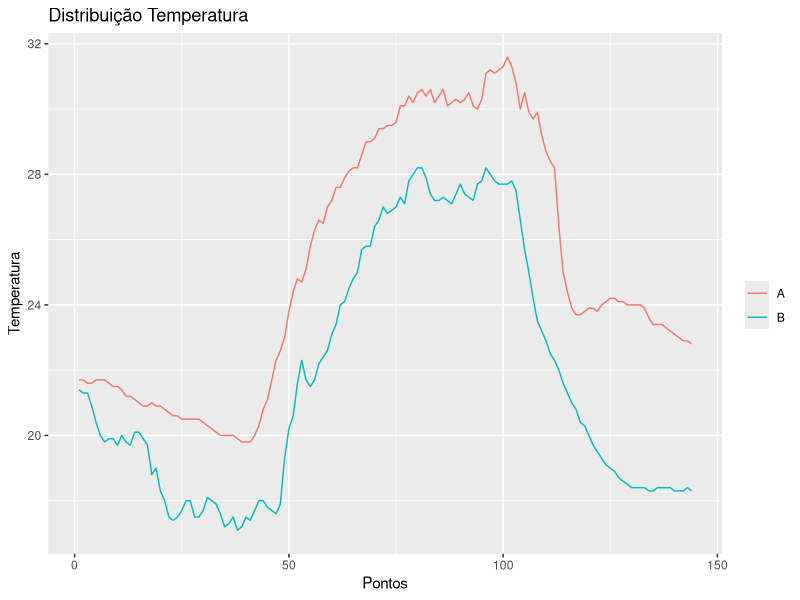
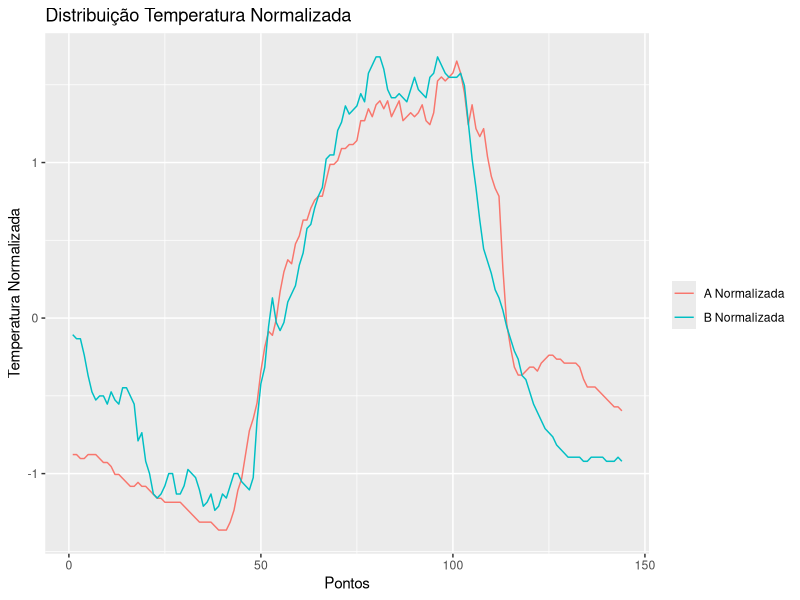
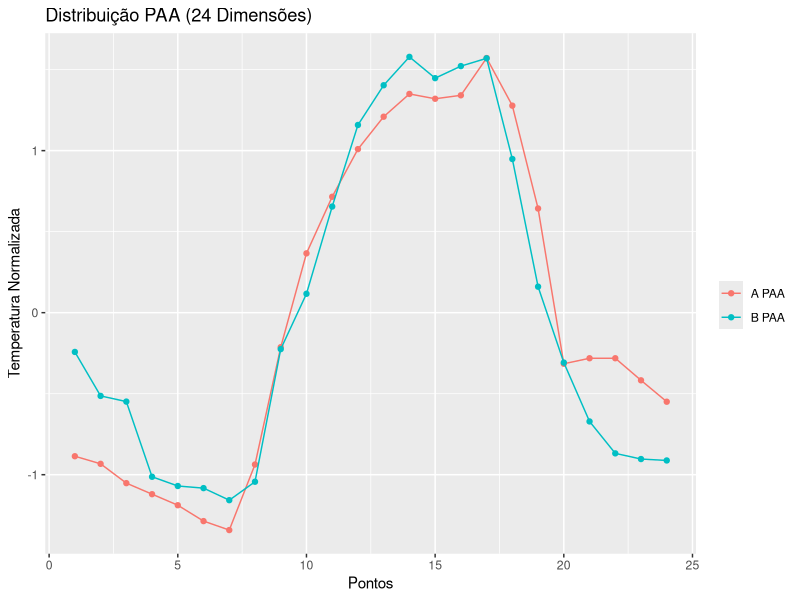
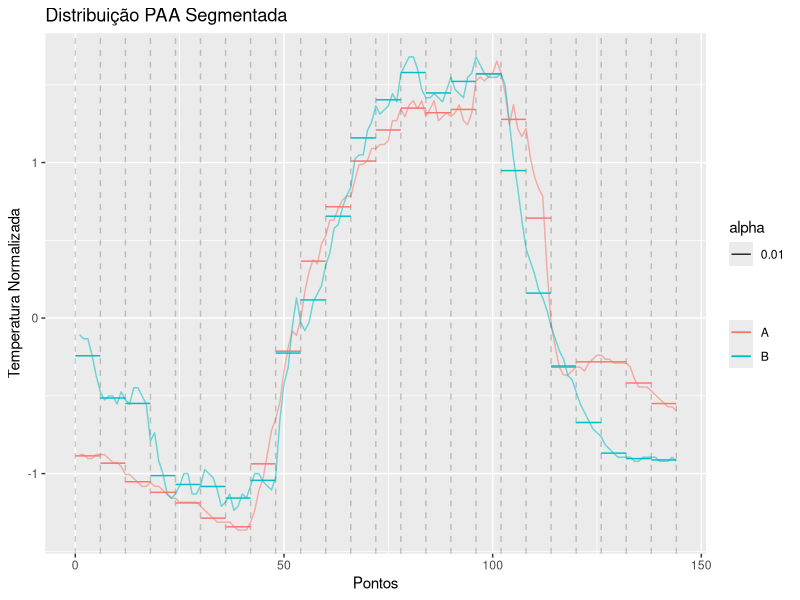
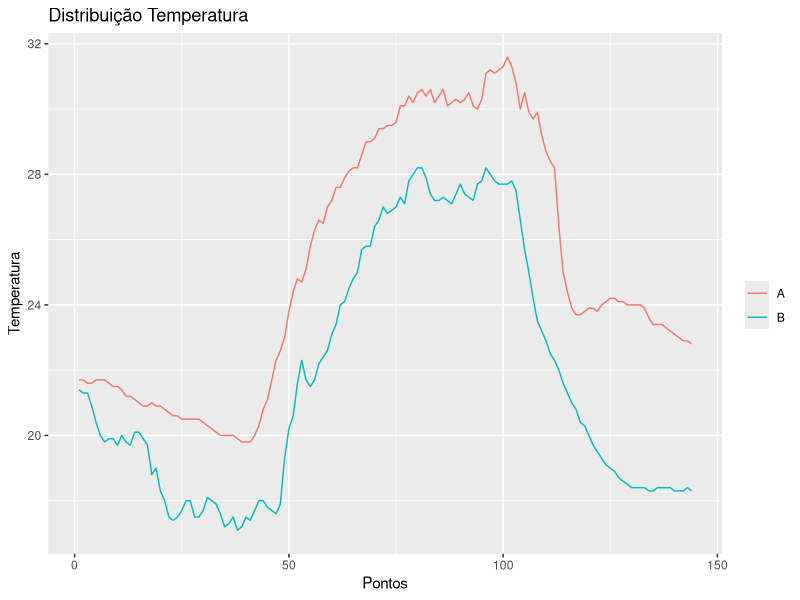
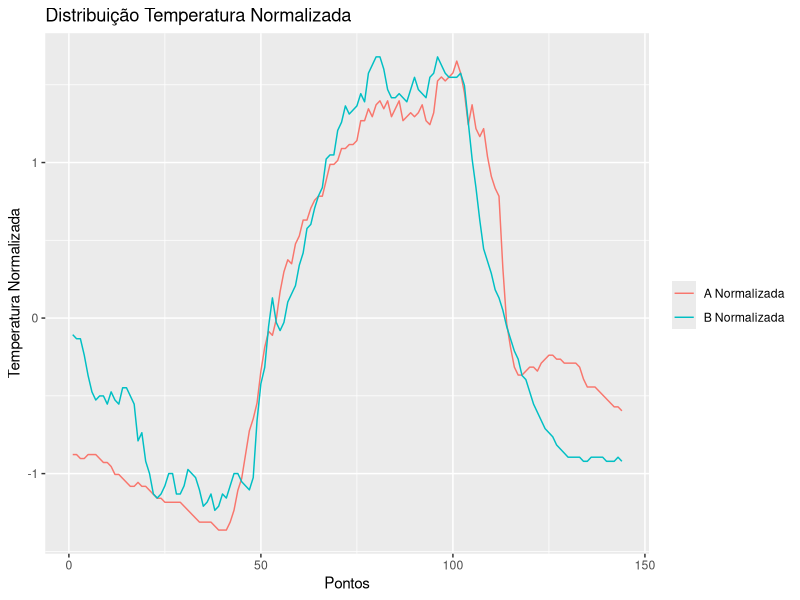
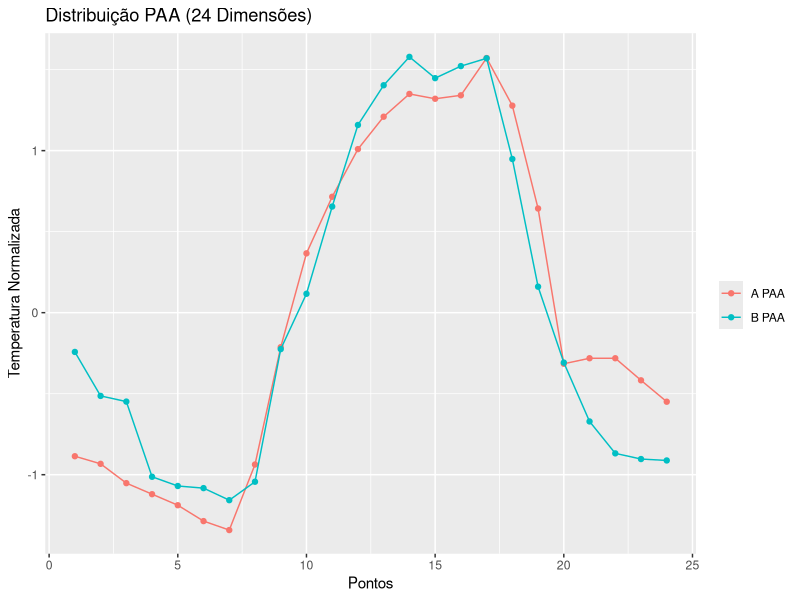
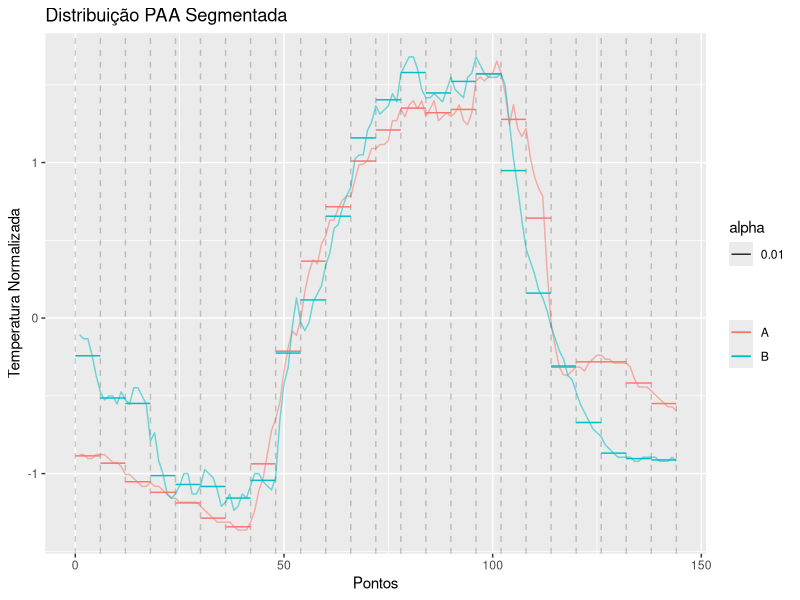

Write the R code that produced these figures, in order.
library(ggplot2)
#install.packages("TSclust")
#library(TSclust)

tarefa2.vocab <- list("3"=c(-0.43,0.43), 
              "4"=c(-0.67,0,0.67), 
              "5"=c(-0.84, -0.25, 0.25, 0.84), 
              "6"=c(-0.97,-0.43,0,0.43,0.97), 
              "7"=c(-1.07,-0.57, -0.18, 0.18, 0.57, 1.07))

tarefa2.alpha <- function(values, vocab_size) {
  val=c()
  alpha=c()
  for (v in values) {
    count <- 1
    for (i in tarefa2.vocab[[vocab_size]]) {
      if (round(v, 3) <= i) {
        val <- c(val, count)
        alpha <- c(alpha, letters[count])
        break
      }
      count <- count + 1
    }
    if (count == length(tarefa2.vocab[[vocab_size]])+1) {
      val <- c(val, count)
      alpha <- c(alpha, letters[count])
    }
  }
  data.frame(alpha=alpha,val=val)
}

tarefa2.paa <- function (values, size) {
  
  res <- c()
  for (i in c(seq(from =1, to= length(values), by = size))) {
    res <- c(res, mean(values[i:(i+size-1)]))
  }
  res
}

tarefa2.normalize <- function (values) {
  (values - mean(values))/sd(values)
}

tarefa2.mindist <- function (v1, v2, vocab_size, n, w) {
  
  res <- c()
  for (i in c(1:length(v1))) {
    if (abs(v1[i]-v2[i]) <= 1) {
      res <- c(res,0)
    }
    else {
      res <- c(res, (tarefa2.vocab[[vocab_size]][(max(v1[i],v2[i])-1)] - (tarefa2.vocab[[vocab_size]][(min(v1[i],v2[i]))])))
      #print(tarefa2.vocab[[vocab_size]][(max(v1[i],v2[i])-1)])
      #print(tarefa2.vocab[[vocab_size]][(min(v1[i],v2[i]))])
    }
  }
  #print(res)
  (sqrt(n/length(res)) * (sum(res)))
}

tarefa2.sax.mindist <- function (A_paa, B_paa, n, w, vocab_size, plot = T) {
  # for tests jmotif
  #series_to_string(paa(znorm(A),6), 4)
  #SAX(B, alphabet_size = 4, PAA_number = 24)
  #diss.MINDIST.SAX(A,B, alpha = 4)
  
  A_vocab <- tarefa2.alpha(A_paa, vocab_size)
  B_vocab <- tarefa2.alpha(B_paa, vocab_size)
  print(t(A_vocab))
  print(t(B_vocab))
  
  min <- tarefa2.mindist(A_vocab$val, B_vocab$val, vocab_size, n, w)
  min_round <- round(min, 3)
  if (plot == T) {
    ggplot(data = data_paa) + 
      geom_line(aes(x = point, y = A_paa, colour='red'))+geom_point(aes(x = point, y = A_paa, colour='red')) + 
      geom_line(aes(x = point, y = B_paa, colour='blue')) + geom_point(aes(x = point, y = B_paa, colour='blue')) + 
      geom_hline(yintercept = tarefa2.vocab[[vocab_size]], linetype="dashed", color = "blue", alpha=0.2) + 
      annotate(geom="text", label=tarefa2.vocab[[vocab_size]], x=0, y=tarefa2.vocab[[vocab_size]], vjust=-0.5, alpha=0.3) + 
      labs(title=paste("Distribuição Temperatura Normalizada PAA (",vocab_size,")=", min_round),y="Temperatura", x = "Pontos", colour="") +
      annotate(geom="text", label=A_vocab$alpha, x=seq(from=1, to=n/w, by = 1), y=A_paa, vjust=-0.5, alpha=0.3, colour='red') +
      annotate(geom="text", label=B_vocab$alpha, x=seq(from=1, to=n/w, by = 1), y=B_paa, vjust=-0.5, alpha=0.3, colour='blue')+
      scale_color_manual(labels = c("A", "B"), values = c("blue", "red"))
    ggsave(paste(vocab_size,"_myplot.png"))
  
    ggplot(data = data) + 
      geom_line(aes(x = point, y = A_norm, colour='red', alpha= 0.1)) + 
      geom_line(aes(x = point, y = B_norm, colour='blue', alpha= 0.1)) + 
      labs(title=paste("Distribuição Temperatura Normalizada PAA (", vocab_size,")=",min_round),y="Temperatura Normalizada", x = "Pontos", colour="") +
      geom_vline(xintercept = seq(from=0, to=n, by = w), linetype = 'dashed', alpha=0.2) +
      geom_segment(data = dd, aes(x=x, xend=xend, y=y_a,yend=yend_a, colour='red')) +
      geom_segment(data = dd, aes(x=x, xend=xend, y=y_b,yend=yend_b, colour='blue')) +
      geom_hline(yintercept = tarefa2.vocab[[vocab_size]], linetype="dashed", color = "blue", alpha=0.2) + 
      annotate(geom="text", label=tarefa2.vocab[[vocab_size]], x=0, y=tarefa2.vocab[[vocab_size]], vjust=-0.5, alpha=0.3) +
      annotate(geom="text", label=A_vocab$alpha, x=seq(from=3, to=n, by = w), y=A_paa, vjust=-0.5, alpha=0.3, colour='red') +
      annotate(geom="text", label=B_vocab$alpha, x=seq(from=3, to=n, by = w), y=B_paa, vjust=-0.5, alpha=0.3, colour='blue')+
      scale_color_manual(labels = c("A", "B"), values = c("blue", "red"))
    ggsave(paste(vocab_size,"_paa.png"))
  }
  
  print(paste("Dissimilaridade Min(",vocab_size,") = ",min))
}

# main 
A <-  c(  21.7, 21.7, 21.6, 21.6, 21.7, 21.7, 21.7, 21.6, 21.5, 21.5, 21.4, 21.2, 21.2, 21.1, 21.0, 20.9, 20.9, 21.0, 20.9, 20.9, 20.8, 20.7, 20.6, 20.6, 20.5, 20.5, 20.5, 20.5, 20.5, 20.4, 20.3, 20.2, 20.1, 20.0, 20.0, 20.0, 20.0, 19.9, 19.8, 19.8, 19.8, 20.0, 20.3, 20.8, 21.1, 21.7, 22.3, 22.6, 23.0, 23.8, 24.4, 24.8, 24.7, 25.1, 25.8, 26.3, 26.6, 26.5, 27.0, 27.2, 27.6, 27.6, 27.9, 28.1, 28.2, 28.2, 28.6, 29.0, 29.0, 29.1, 29.4, 29.4, 29.5, 29.5, 29.6, 30.1, 30.1, 30.4, 30.2, 30.5, 30.6, 30.4, 30.6, 30.2, 30.4, 30.6, 30.1, 30.2, 30.3, 30.2, 30.3, 30.5, 30.1, 30.0, 30.3, 31.1, 31.2, 31.1, 31.2, 31.3, 31.6, 31.3, 30.8, 30.0, 30.5, 29.9, 29.7, 29.9, 29.2, 28.7, 28.4, 28.2, 26.4, 25.0, 24.4, 23.9, 23.7, 23.7, 23.8, 23.9, 23.9, 23.8, 24.0, 24.1, 24.2, 24.2, 24.1, 24.1, 24.0, 24.0, 24.0, 24.0, 23.9, 23.6, 23.4, 23.4, 23.4, 23.3, 23.2, 23.1, 23.0, 22.9, 22.9, 22.8  )
B <- c( 21.4, 21.3, 21.3, 20.9, 20.4, 20.0, 19.8, 19.9, 19.9, 19.7, 20.0, 19.8, 19.7, 20.1, 20.1, 19.9, 19.7, 18.8, 19.0, 18.3, 18.0, 17.5, 17.4, 17.5, 17.7, 18.0, 18.0, 17.5, 17.5, 17.7, 18.1, 18.0, 17.9, 17.6, 17.2, 17.3, 17.5, 17.1, 17.2, 17.5, 17.4, 17.7, 18.0, 18.0, 17.8, 17.7, 17.6, 17.9, 19.3, 20.2, 20.6, 21.6, 22.3, 21.7, 21.5, 21.7, 22.2, 22.4, 22.6, 23.1, 23.4, 24.0, 24.1, 24.5, 24.8, 25.0, 25.7, 25.8, 25.8, 26.4, 26.6, 27.0, 26.8, 26.9, 27.0, 27.3, 27.1, 27.8, 28.0, 28.2, 28.2, 27.9, 27.4, 27.2, 27.2, 27.3, 27.2, 27.1, 27.4, 27.7, 27.4, 27.3, 27.2, 27.7, 27.8, 28.2, 28.0, 27.8, 27.7, 27.7, 27.7, 27.8, 27.5, 26.6, 25.7, 25.0, 24.2, 23.5, 23.2, 22.9, 22.5, 22.3, 22.0, 21.6, 21.3, 21.0, 20.8, 20.4, 20.3, 20.0, 19.7, 19.5, 19.3, 19.1, 19.0, 18.9, 18.7, 18.6, 18.5, 18.4, 18.4, 18.4, 18.4, 18.3, 18.3, 18.4, 18.4, 18.4, 18.4, 18.3, 18.3, 18.3, 18.4, 18.3  )

n <- length(A)
w <- 6

nw <- n/w

data <- data.frame(point = 1:length(A), A = A, B = B)

ggplot(data = data) + 
  geom_line(aes(x = point, y = A, colour='A'))+ 
  geom_line(aes(x = point, y = B, colour='B'))+ 
  labs(title="Distribuição Temperatura",y="Temperatura", x = "Pontos", colour="")  
ggsave("Normal.png")

data$A_norm <- tarefa2.normalize(A)
data$B_norm <- tarefa2.normalize(B)

ggplot(data = data) + 
  geom_line(aes(x = point, y = A_norm, colour='A Normalizada')) + 
  geom_line(aes(x = point, y = B_norm, colour='B Normalizada')) + 
  labs(title="Distribuição Temperatura Normalizada",y="Temperatura Normalizada", x = "Pontos", colour="") 
ggsave("Normalizada.png")

A_paa <- tarefa2.paa(data$A_norm, w)
B_paa <- tarefa2.paa(data$B_norm, w)

data_paa <- data.frame(point = 1:length(A_paa), A_paa = A_paa, B_paa = B_paa)

ggplot(data = data_paa) + 
  geom_line(aes(x = point, y = A_paa, colour='A PAA'))+ 
  geom_point(aes(x = point, y = A_paa, colour='A PAA')) + 
  geom_line(aes(x = point, y = B_paa, colour='B PAA')) + 
  geom_point(aes(x = point, y = B_paa, colour='B PAA')) +
  labs(title="Distribuição PAA (24 Dimensões)",y="Temperatura Normalizada", x = "Pontos", colour="")
ggsave("PAA_only.png")

s <- seq(from=0, to=n, by = w)

dd <- data.frame(x=s[1:24], xend=s[2:25], y_a=A_paa, yend_a=A_paa, y_b=B_paa, yend_b=B_paa)

ggplot(data = data) + 
  geom_line(aes(x = point, y = A_norm, colour='A',alpha=0.01)) + 
  geom_line(aes(x = point, y = B_norm, colour='B', alpha=0.01)) + 
  geom_vline(xintercept = seq(from=0, to=n, by = w), linetype = 'dashed', alpha=0.2) +
  geom_segment(data = dd, aes(x=x, xend=xend, y=y_a,yend=yend_a, colour='A')) +
  geom_segment(data = dd, aes(x=x, xend=xend, y=y_b,yend=yend_b, colour='B'))+
  labs(title="Distribuição PAA Segmentada",y="Temperatura Normalizada", x = "Pontos", colour="")
ggsave("PAA_total.png")

for (alphabet in c('4', '5', '6', '7')) {
  tarefa2.sax.mindist(A_paa = A_paa, B_paa = B_paa, n=n, w=w, vocab_size = alphabet, plot = T)
}
